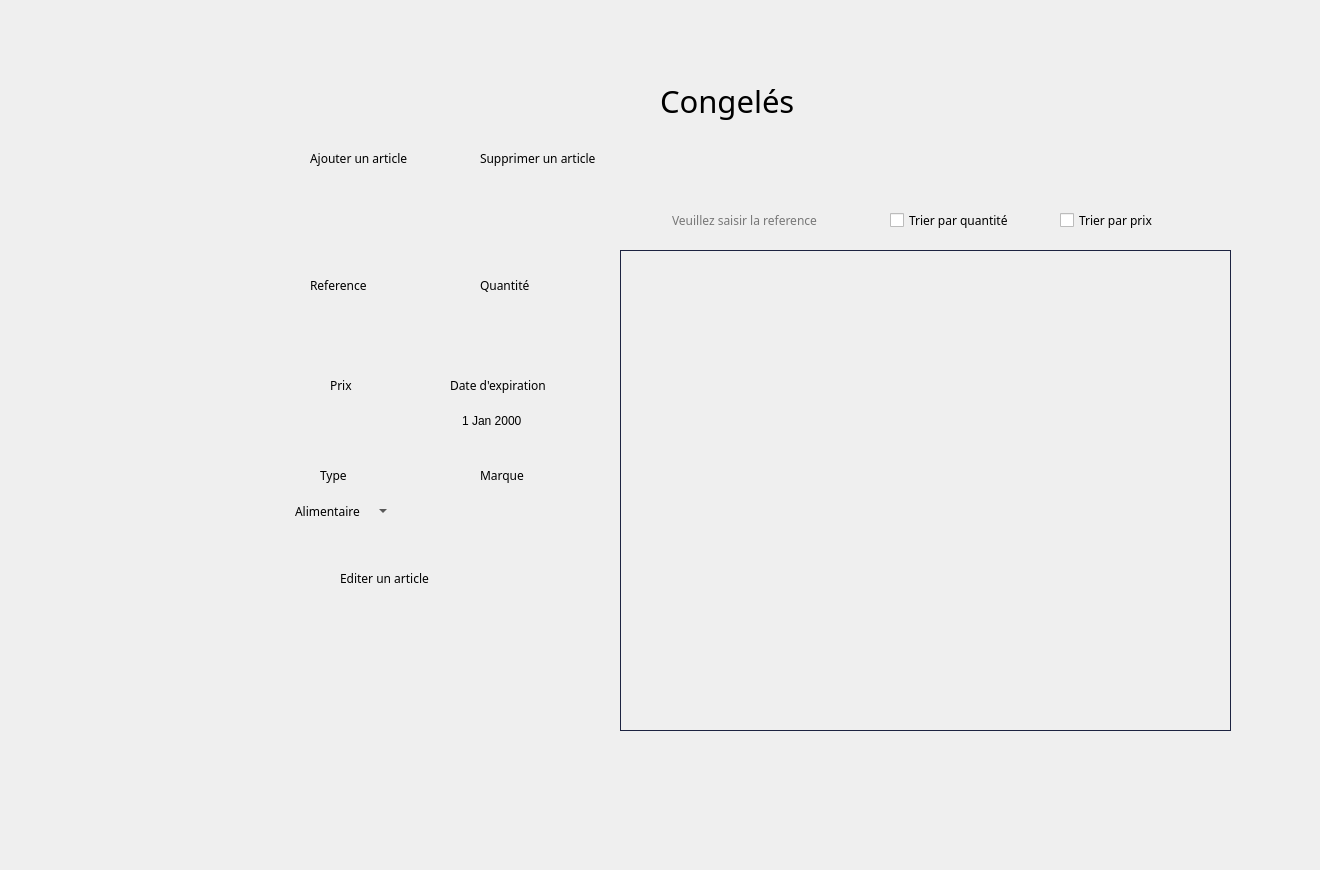
    <widget class="QWidget" name="page_3">
     <widget class="QPushButton" name="pushButton_113">
      <property name="geometry">
       <rect>
        <x>30</x>
        <y>270</y>
        <width>231</width>
        <height>61</height>
       </rect>
      </property>
      <property name="styleSheet">
       <string notr="true">QPushButton {
	font-weight: 500;
	text-align: center;
    vertical-align: middle;
	background-color: transparent;
	padding: 5px 15px 15px 20px;
    color: #fff;
	font-size: 11px;
	border : 0;
	border-right: 3px solid transparent;
 	background-position: center top;
    background-repeat: no-repeat;
    background-origin: content;
    background-image: url(&quot;C:/Users/hp/Desktop/anglais/projet c++ design/pie1.png&quot;);
}

QPushButton:hover {
	color: #ffffff;
	font-weight: 500;
	background-image: url(&quot;C:/Users/hp/Desktop/anglais/projet c++ design/pie2.png&quot;);
}</string>
      </property>
      <property name="text">
       <string/>
      </property>
     </widget>
     <widget class="QLabel" name="label_320">
      <property name="geometry">
       <rect>
        <x>660</x>
        <y>60</y>
        <width>301</width>
        <height>81</height>
       </rect>
      </property>
      <property name="font">
       <font>
        <family>Montserrat Alternates</family>
        <pointsize>23</pointsize>
       </font>
      </property>
      <property name="text">
       <string>Congelés</string>
      </property>
     </widget>
     <widget class="QLabel" name="label_321">
      <property name="geometry">
       <rect>
        <x>-20</x>
        <y>-20</y>
        <width>1311</width>
        <height>861</height>
       </rect>
      </property>
      <property name="text">
       <string/>
      </property>
      <property name="pixmap">
       <pixmap>../../Desktop/anglais/projet c++ design/bg2.png</pixmap>
      </property>
      <property name="scaledContents">
       <bool>true</bool>
      </property>
     </widget>
     <widget class="QPushButton" name="pushButton_112">
      <property name="geometry">
       <rect>
        <x>100</x>
        <y>370</y>
        <width>91</width>
        <height>61</height>
       </rect>
      </property>
      <property name="styleSheet">
       <string notr="true">QPushButton {
	font-weight: 500;
	text-align: center;
    vertical-align: middle;
	background-color: transparent;
	padding: 5px 15px 15px 20px;
    color: #fff;
	font-size: 11px;
	border : 0;
	border-right: 3px solid transparent;
 	background-position: center top;
    background-repeat: no-repeat;
    background-origin: content;
    background-image: url(&quot;C:/Users/hp/Desktop/anglais/projet c++ design/gestion1.png&quot;);
}

QPushButton:hover {
	color: #ffffff;
	font-weight: 500;
	background-image: url(&quot;C:/Users/hp/Desktop/anglais/projet c++ design/gestion2.png&quot;);
}</string>
      </property>
      <property name="text">
       <string/>
      </property>
     </widget>
     <widget class="QPushButton" name="pushButton_114">
      <property name="geometry">
       <rect>
        <x>0</x>
        <y>720</y>
        <width>121</width>
        <height>61</height>
       </rect>
      </property>
      <property name="styleSheet">
       <string notr="true">QPushButton {
	font-weight: 500;
	text-align: center;
    vertical-align: middle;
	background-color: transparent;
	padding: 5px 15px 15px 20px;
    color: #fff;
	font-size: 11px;
	border : 0;
	border-right: 3px solid transparent;
 	background-position: center top;
    background-repeat: no-repeat;
    background-origin: content;
    background-image: url(&quot;C:/Users/hp/Desktop/anglais/projet c++ design/return1.png&quot;);
}

QPushButton:hover {
	color: #ffffff;
	font-weight: 500;
	background-image: url(&quot;C:/Users/hp/Desktop/anglais/projet c++ design/return2.png&quot;);
}</string>
      </property>
      <property name="text">
       <string/>
      </property>
     </widget>
     <widget class="QDateEdit" name="modifDate_10">
      <property name="geometry">
       <rect>
        <x>460</x>
        <y>410</y>
        <width>121</width>
        <height>21</height>
       </rect>
      </property>
      <property name="styleSheet">
       <string notr="true">QDateEdit{ background-color: transparent;
border: transparent;}</string>
      </property>
     </widget>
     <widget class="QLabel" name="label_322">
      <property name="geometry">
       <rect>
        <x>280</x>
        <y>390</y>
        <width>131</width>
        <height>61</height>
       </rect>
      </property>
      <property name="text">
       <string/>
      </property>
      <property name="pixmap">
       <pixmap>../../Downloads/saisir.png</pixmap>
      </property>
      <property name="scaledContents">
       <bool>true</bool>
      </property>
     </widget>
     <widget class="QLabel" name="label_323">
      <property name="geometry">
       <rect>
        <x>480</x>
        <y>270</y>
        <width>91</width>
        <height>31</height>
       </rect>
      </property>
      <property name="font">
       <font>
        <family>Montserrat Alternates Medium</family>
       </font>
      </property>
      <property name="text">
       <string>Quantité</string>
      </property>
     </widget>
     <widget class="QLabel" name="label_324">
      <property name="geometry">
       <rect>
        <x>440</x>
        <y>390</y>
        <width>151</width>
        <height>61</height>
       </rect>
      </property>
      <property name="text">
       <string/>
      </property>
      <property name="pixmap">
       <pixmap>../../Downloads/saisir.png</pixmap>
      </property>
      <property name="scaledContents">
       <bool>true</bool>
      </property>
     </widget>
     <widget class="QLabel" name="label_325">
      <property name="geometry">
       <rect>
        <x>480</x>
        <y>150</y>
        <width>141</width>
        <height>16</height>
       </rect>
      </property>
      <property name="font">
       <font>
        <family>Montserrat Alternates</family>
       </font>
      </property>
      <property name="text">
       <string>Supprimer un article</string>
      </property>
     </widget>
     <widget class="QLineEdit" name="modifQuant_7">
      <property name="geometry">
       <rect>
        <x>460</x>
        <y>310</y>
        <width>121</width>
        <height>22</height>
       </rect>
      </property>
      <property name="styleSheet">
       <string notr="true">QLineEdit { background-color: transparent;
border: transparent;}</string>
      </property>
     </widget>
     <widget class="QLabel" name="label_326">
      <property name="geometry">
       <rect>
        <x>310</x>
        <y>270</y>
        <width>91</width>
        <height>31</height>
       </rect>
      </property>
      <property name="font">
       <font>
        <family>Montserrat Alternates Medium</family>
       </font>
      </property>
      <property name="text">
       <string>Reference </string>
      </property>
     </widget>
     <widget class="QPushButton" name="pushButton_115">
      <property name="geometry">
       <rect>
        <x>1160</x>
        <y>200</y>
        <width>71</width>
        <height>31</height>
       </rect>
      </property>
      <property name="styleSheet">
       <string notr="true">QPushButton {
	font-weight: 500;
	text-align: center;
    vertical-align: middle;
	background-color: transparent;
	padding: 5px 15px 15px 20px;
    color: #fff;
	font-size: 11px;
	border : 0;
	border-right: 3px solid transparent;
 	background-position: center top;
    background-repeat: no-repeat;
    background-origin: content;
    background-image: url(&quot;C:/Users/hp/Desktop/anglais/projet c++ design/ok1.png&quot;);
}

QPushButton:hover {
	color: #ffffff;
	font-weight: 500;
	background-image: url(&quot;C:/Users/hp/Desktop/anglais/projet c++ design/ok2.png&quot;);
}</string>
      </property>
      <property name="text">
       <string/>
      </property>
      <property name="default">
       <bool>true</bool>
      </property>
     </widget>
     <widget class="QLabel" name="label_327">
      <property name="geometry">
       <rect>
        <x>440</x>
        <y>290</y>
        <width>151</width>
        <height>61</height>
       </rect>
      </property>
      <property name="text">
       <string/>
      </property>
      <property name="pixmap">
       <pixmap>../../Downloads/saisir.png</pixmap>
      </property>
      <property name="scaledContents">
       <bool>true</bool>
      </property>
     </widget>
     <widget class="QPushButton" name="modiffff_4">
      <property name="geometry">
       <rect>
        <x>440</x>
        <y>560</y>
        <width>61</width>
        <height>31</height>
       </rect>
      </property>
      <property name="styleSheet">
       <string notr="true">QPushButton {
	font-weight: 500;
	text-align: center;
    vertical-align: middle;
	background-color: transparent;
	padding: 5px 15px 15px 20px;
    color: #fff;
	font-size: 11px;
	border : 0;
	border-right: 3px solid transparent;
 	background-position: center top;
    background-repeat: no-repeat;
    background-origin: content;
    background-image: url(&quot;C:/Users/hp/Desktop/anglais/projet c++ design/edit1.png&quot;);
}

QPushButton:hover {
	color: #ffffff;
	font-weight: 500;
	background-image: url(&quot;C:/Users/hp/Desktop/anglais/projet c++ design/edit2.png&quot;);
}</string>
      </property>
      <property name="text">
       <string/>
      </property>
      <property name="default">
       <bool>true</bool>
      </property>
     </widget>
     <widget class="QLineEdit" name="reff_4">
      <property name="geometry">
       <rect>
        <x>300</x>
        <y>310</y>
        <width>91</width>
        <height>22</height>
       </rect>
      </property>
      <property name="styleSheet">
       <string notr="true">QLineEdit { background-color: transparent;
border: transparent;}</string>
      </property>
     </widget>
     <widget class="QLineEdit" name="modifPrix_7">
      <property name="geometry">
       <rect>
        <x>290</x>
        <y>410</y>
        <width>111</width>
        <height>22</height>
       </rect>
      </property>
      <property name="styleSheet">
       <string notr="true">QLineEdit { background-color: transparent;
border: transparent;}</string>
      </property>
     </widget>
     <widget class="QTableView" name="tableView_14">
      <property name="geometry">
       <rect>
        <x>620</x>
        <y>250</y>
        <width>611</width>
        <height>481</height>
       </rect>
      </property>
      <property name="styleSheet">
       <string notr="true">QTableView{
	background-color: transparent;
	gridline-color: #606060;
	color: #000000;
	alternate-background-color: #b5b5b1;
	border : 1px solid #1c2340;
	qproperty-defaultAlignment: AlignHCenter;
}
QTableView::item:focus
{
  	background-color: #939393;
	font-weight: 500;
}
QTableView::item
{
   text-align: center;
qproperty-defaultAlignment: AlignHCenter;
}

QHeaderView {
	background-color: #6ac6ad;
	qproperty-defaultAlignment: AlignHCenter;
 }
QHeaderView::section {
                     spacing: 10px;
                     background-color: #6ac6ad;
                     color: #757575;
                     margin: 1px;
					 border: 0;
                     text-align: center;
                     font-family: arial;
                     font-size: 12px;
 }

QTableView QTableCornerButton::section {
    background-color: #6ac6ad;
}</string>
      </property>
     </widget>
     <widget class="QLineEdit" name="modifMarque_7">
      <property name="geometry">
       <rect>
        <x>460</x>
        <y>500</y>
        <width>121</width>
        <height>22</height>
       </rect>
      </property>
      <property name="styleSheet">
       <string notr="true">QLineEdit { background-color: transparent;
border: transparent;}</string>
      </property>
     </widget>
     <widget class="QLabel" name="label_328">
      <property name="geometry">
       <rect>
        <x>320</x>
        <y>460</y>
        <width>91</width>
        <height>31</height>
       </rect>
      </property>
      <property name="font">
       <font>
        <family>Montserrat Alternates Medium</family>
       </font>
      </property>
      <property name="text">
       <string>Type</string>
      </property>
     </widget>
     <widget class="QPushButton" name="pushButton_ajout_4">
      <property name="geometry">
       <rect>
        <x>260</x>
        <y>140</y>
        <width>61</width>
        <height>41</height>
       </rect>
      </property>
      <property name="styleSheet">
       <string notr="true">QPushButton {
	font-weight: 500;
	text-align: center;
    vertical-align: middle;
	background-color: transparent;
	padding: 5px 15px 15px 20px;
    color: #fff;
	font-size: 11px;
	border : 0;
	border-right: 3px solid transparent;
 	background-position: center top;
    background-repeat: no-repeat;
    background-origin: content;
    background-image: url(&quot;C:/Users/hp/Desktop/anglais/projet c++ design/ajouter1.png&quot;);
}

QPushButton:hover {
	color: #ffffff;
	font-weight: 500;
	background-image: url(&quot;C:/Users/hp/Desktop/anglais/projet c++ design/ajouter2.png&quot;);
}</string>
      </property>
      <property name="text">
       <string/>
      </property>
      <property name="flat">
       <bool>true</bool>
      </property>
     </widget>
     <widget class="QComboBox" name="modifType_7">
      <property name="geometry">
       <rect>
        <x>290</x>
        <y>500</y>
        <width>101</width>
        <height>22</height>
       </rect>
      </property>
      <property name="font">
       <font>
        <family>Montserrat Alternates</family>
       </font>
      </property>
      <property name="styleSheet">
       <string notr="true">QComboBox { background-color: transparent;
border: transparent;}</string>
      </property>
      <item>
       <property name="text">
        <string>Alimentaire</string>
       </property>
      </item>
      <item>
       <property name="text">
        <string>Congele</string>
       </property>
      </item>
      <item>
       <property name="text">
        <string>Vetemements</string>
       </property>
      </item>
     </widget>
     <widget class="QLabel" name="label_329">
      <property name="geometry">
       <rect>
        <x>440</x>
        <y>480</y>
        <width>151</width>
        <height>61</height>
       </rect>
      </property>
      <property name="text">
       <string/>
      </property>
      <property name="pixmap">
       <pixmap>../../Downloads/saisir.png</pixmap>
      </property>
      <property name="scaledContents">
       <bool>true</bool>
      </property>
     </widget>
     <widget class="QLabel" name="label_330">
      <property name="geometry">
       <rect>
        <x>280</x>
        <y>480</y>
        <width>131</width>
        <height>61</height>
       </rect>
      </property>
      <property name="text">
       <string/>
      </property>
      <property name="pixmap">
       <pixmap>../../Downloads/saisir.png</pixmap>
      </property>
      <property name="scaledContents">
       <bool>true</bool>
      </property>
     </widget>
     <widget class="QLabel" name="label_331">
      <property name="geometry">
       <rect>
        <x>450</x>
        <y>370</y>
        <width>131</width>
        <height>31</height>
       </rect>
      </property>
      <property name="font">
       <font>
        <family>Montserrat Alternates Medium</family>
       </font>
      </property>
      <property name="text">
       <string>Date d'expiration</string>
      </property>
     </widget>
     <widget class="QPushButton" name="suprimmm_4">
      <property name="geometry">
       <rect>
        <x>400</x>
        <y>140</y>
        <width>121</width>
        <height>41</height>
       </rect>
      </property>
      <property name="styleSheet">
       <string notr="true">QPushButton {
	font-weight: 500;
	text-align: center;
    vertical-align: middle;
	background-color: transparent;
	padding: 5px 15px 15px 20px;
    color: #fff;
	font-size: 11px;
	border : 0;
	border-right: 3px solid transparent;
 	background-position: center top;
    background-repeat: no-repeat;
    background-origin: content;
    background-image: url(&quot;C:/Users/hp/Desktop/anglais/projet c++ design/minus1.png&quot;);
}

QPushButton:hover {
	color: #ffffff;
	font-weight: 500;
	background-image: url(&quot;C:/Users/hp/Desktop/anglais/projet c++ design/minus2.png&quot;);
}</string>
      </property>
      <property name="text">
       <string/>
      </property>
      <property name="autoDefault">
       <bool>false</bool>
      </property>
      <property name="default">
       <bool>true</bool>
      </property>
      <property name="flat">
       <bool>false</bool>
      </property>
     </widget>
     <widget class="QLabel" name="label_332">
      <property name="geometry">
       <rect>
        <x>330</x>
        <y>370</y>
        <width>91</width>
        <height>31</height>
       </rect>
      </property>
      <property name="font">
       <font>
        <family>Montserrat Alternates Medium</family>
       </font>
      </property>
      <property name="text">
       <string>Prix</string>
      </property>
     </widget>
     <widget class="QLabel" name="label_333">
      <property name="geometry">
       <rect>
        <x>340</x>
        <y>570</y>
        <width>141</width>
        <height>16</height>
       </rect>
      </property>
      <property name="font">
       <font>
        <family>Montserrat Alternates</family>
       </font>
      </property>
      <property name="text">
       <string>Editer un article</string>
      </property>
     </widget>
     <widget class="QLineEdit" name="lineEdit_2">
      <property name="geometry">
       <rect>
        <x>670</x>
        <y>205</y>
        <width>201</width>
        <height>31</height>
       </rect>
      </property>
      <property name="font">
       <font>
        <family>Montserrat Alternates</family>
       </font>
      </property>
      <property name="styleSheet">
       <string notr="true">QLineEdit{background:transparent;
border: transparent;}</string>
      </property>
      <property name="alignment">
       <set>Qt::AlignJustify|Qt::AlignVCenter</set>
      </property>
      <property name="placeholderText">
       <string>Veuillez saisir la reference</string>
      </property>
     </widget>
     <widget class="QCheckBox" name="quant_4">
      <property name="geometry">
       <rect>
        <x>890</x>
        <y>210</y>
        <width>171</width>
        <height>20</height>
       </rect>
      </property>
      <property name="font">
       <font>
        <family>Montserrat Alternates</family>
       </font>
      </property>
      <property name="text">
       <string>Trier par quantité</string>
      </property>
     </widget>
     <widget class="QLabel" name="label_334">
      <property name="geometry">
       <rect>
        <x>280</x>
        <y>290</y>
        <width>131</width>
        <height>61</height>
       </rect>
      </property>
      <property name="text">
       <string/>
      </property>
      <property name="pixmap">
       <pixmap>../../Downloads/saisir.png</pixmap>
      </property>
      <property name="scaledContents">
       <bool>true</bool>
      </property>
     </widget>
     <widget class="QCheckBox" name="prix_4">
      <property name="geometry">
       <rect>
        <x>1060</x>
        <y>210</y>
        <width>141</width>
        <height>20</height>
       </rect>
      </property>
      <property name="font">
       <font>
        <family>Montserrat Alternates</family>
       </font>
      </property>
      <property name="text">
       <string>Trier par prix</string>
      </property>
     </widget>
     <widget class="QLabel" name="label_335">
      <property name="geometry">
       <rect>
        <x>310</x>
        <y>150</y>
        <width>141</width>
        <height>16</height>
       </rect>
      </property>
      <property name="font">
       <font>
        <family>Montserrat Alternates</family>
       </font>
      </property>
      <property name="text">
       <string>Ajouter un article</string>
      </property>
     </widget>
     <widget class="QLabel" name="label_336">
      <property name="geometry">
       <rect>
        <x>480</x>
        <y>460</y>
        <width>91</width>
        <height>31</height>
       </rect>
      </property>
      <property name="font">
       <font>
        <family>Montserrat Alternates Medium</family>
       </font>
      </property>
      <property name="text">
       <string>Marque</string>
      </property>
     </widget>
     <widget class="QLabel" name="label_14">
      <property name="geometry">
       <rect>
        <x>610</x>
        <y>180</y>
        <width>271</width>
        <height>81</height>
       </rect>
      </property>
      <property name="text">
       <string/>
      </property>
      <property name="pixmap">
       <pixmap>../../Downloads/search.png</pixmap>
      </property>
      <property name="scaledContents">
       <bool>true</bool>
      </property>
     </widget>
     <zorder>label_321</zorder>
     <zorder>pushButton_112</zorder>
     <zorder>pushButton_113</zorder>
     <zorder>label_320</zorder>
     <zorder>pushButton_114</zorder>
     <zorder>label_322</zorder>
     <zorder>label_323</zorder>
     <zorder>label_324</zorder>
     <zorder>label_325</zorder>
     <zorder>label_326</zorder>
     <zorder>pushButton_115</zorder>
     <zorder>label_327</zorder>
     <zorder>modiffff_4</zorder>
     <zorder>modifPrix_7</zorder>
     <zorder>tableView_14</zorder>
     <zorder>label_328</zorder>
     <zorder>pushButton_ajout_4</zorder>
     <zorder>label_329</zorder>
     <zorder>label_330</zorder>
     <zorder>label_331</zorder>
     <zorder>suprimmm_4</zorder>
     <zorder>label_332</zorder>
     <zorder>label_333</zorder>
     <zorder>quant_4</zorder>
     <zorder>label_334</zorder>
     <zorder>prix_4</zorder>
     <zorder>label_335</zorder>
     <zorder>label_336</zorder>
     <zorder>reff_4</zorder>
     <zorder>modifQuant_7</zorder>
     <zorder>modifDate_10</zorder>
     <zorder>modifType_7</zorder>
     <zorder>modifMarque_7</zorder>
     <zorder>label_14</zorder>
     <zorder>lineEdit_2</zorder>
    </widget>
